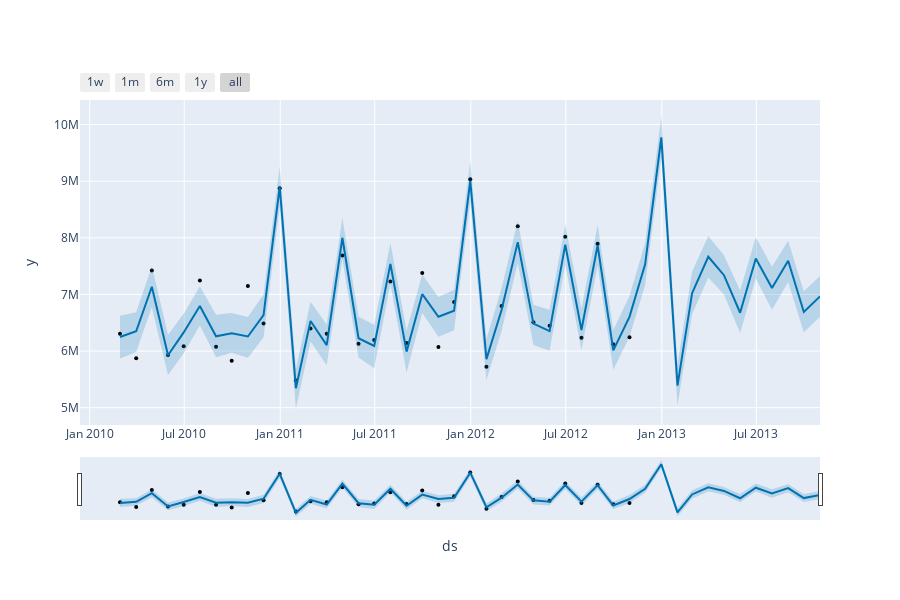

The notebook cell saved with this chart:
### Code cell
fig3 = plot_plotly(m, forecast)
fig3
